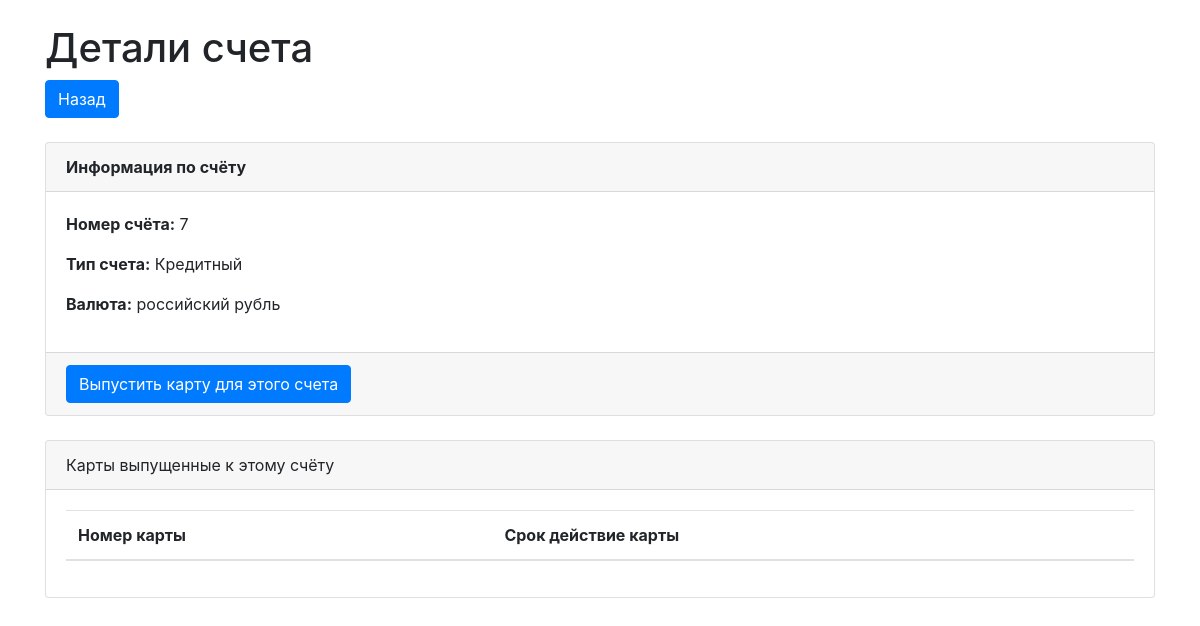
Before: /acount_cards/7 with the older database file.
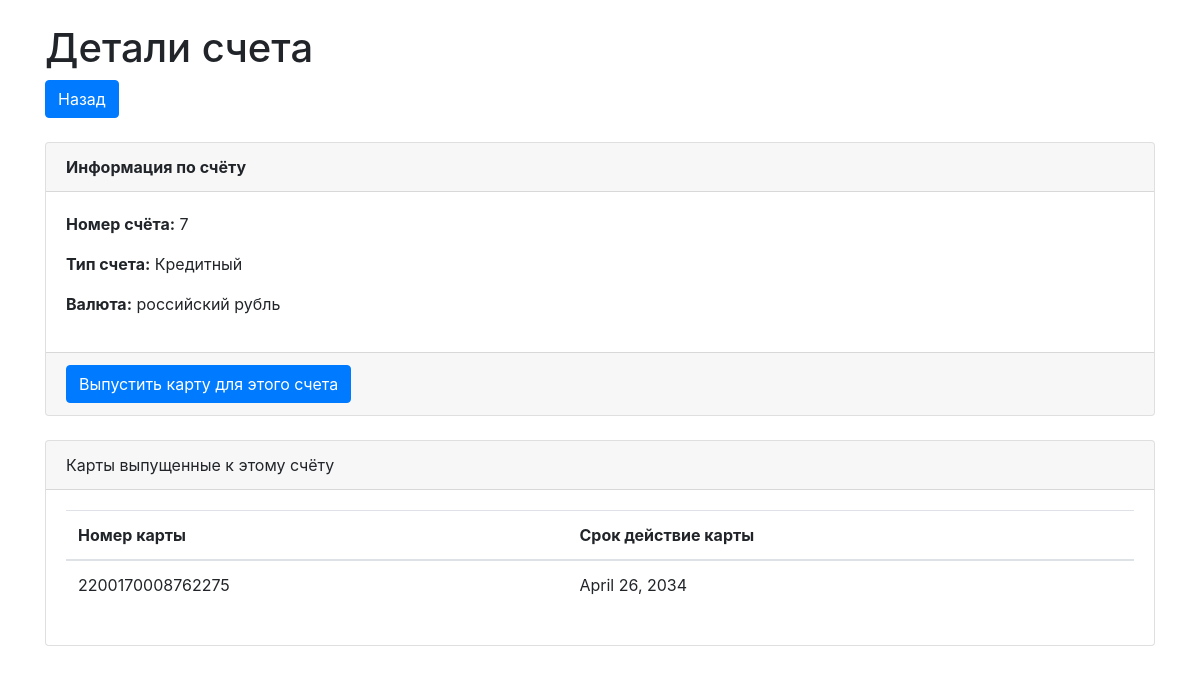
After: the same page with the newer database file.
### abs/models.py (models this page shows)
class Card(models.Model):
    card_number = models.CharField(max_length = 16, unique = True, verbose_name = "Номер карты")
    expiration_date = models.DateField(verbose_name = "Срок окончание действие карты")
    customer = models.ForeignKey(Customers, on_delete = models.CASCADE)
    account = models.ForeignKey(Account, on_delete = models.CASCADE)

### abs/views.py (the view, shortened to what this page needs)
# urls.py: path('acount_cards/<int:pk>', AccountCardsListView.as_view(),name='account_cards'),
class AccountCardsListView(ListView):
    model = Card
    template_name = 'account_cards.html'
    context_object_name = 'cards'
    def get_queryset(self):
        account_id = self.kwargs['pk']
        account = get_object_or_404(Account, pk=account_id)
        return Card.objects.filter(account=account)
    def get_context_data(self, **kwargs):
        context = super().get_context_data(**kwargs)
        account_id = self.kwargs['pk']
        context['account'] = get_object_or_404(Account, pk=account_id)
        return context

### abs/models.py (called while the page is built)
    def __str__(self) :
        return f"{self.name}"

### abs/templates/account_cards.html (shortened to what this page needs)
<!DOCTYPE html>
<html lang="en">
<head>
    <link rel="stylesheet" href="https://stackpath.bootstrapcdn.com/bootstrap/4.5.2/css/bootstrap.min.css">
</head>
<body>
    <form method="POST" action="">
    <div class="container">
        <h1 class="mt-4">Детали счета</h1>
        <a href="{% url 'customer_detail' account.customer.id %}" class="btn btn-primary mb-4"> Назад</a>
        <div class="card mb-4">
            <div class="card-header">
                <strong>Информация по счёту</strong>
            </div>
            <div class="card-body">
                <div class="row">
                    <div class="col-md-6">
                        <p><strong>Номер счёта:</strong> {{ account.pk }}
                        <input type="hidden"  name="customer_pk" value ="{{account.customer.id}}" required></p>
                        <p><strong>Тип счета:</strong> {{ account.get_account_type_display }}</p>
                        <p><strong>Валюта:</strong> {{ account.currency }}</p>
                    </div>
                </div>
            </div>
                <div class="card-footer">
                    <button type="submit" class="btn btn-primary">Выпустить карту для этого счета</button>
                </div>
        </div>
    </form>
        <div class="card">
            <div class="card-header">
                Карты выпущенные к этому счёту
            </div>
            <div class="card-body">
                <table class="table">
                    <thead>
                        <tr>
                            <th>Номер карты</th>
                            <th>Срок действие карты</th>
                        </tr>
                    </thead>
                    <tbody>
                        {% for card in cards %}
                            <tr>
                                <td>{{ card.card_number }}</td>
                                <td>{{ card.expiration_date }}</td>
                            </tr>
                        {% endfor %}
                    </tbody>
                </table>
            </div>
        </div>
</body>
</html>

Changed rows visible on the page:
added Card: card_number "2200170008762275", expiration_date "April 26, 2034"
